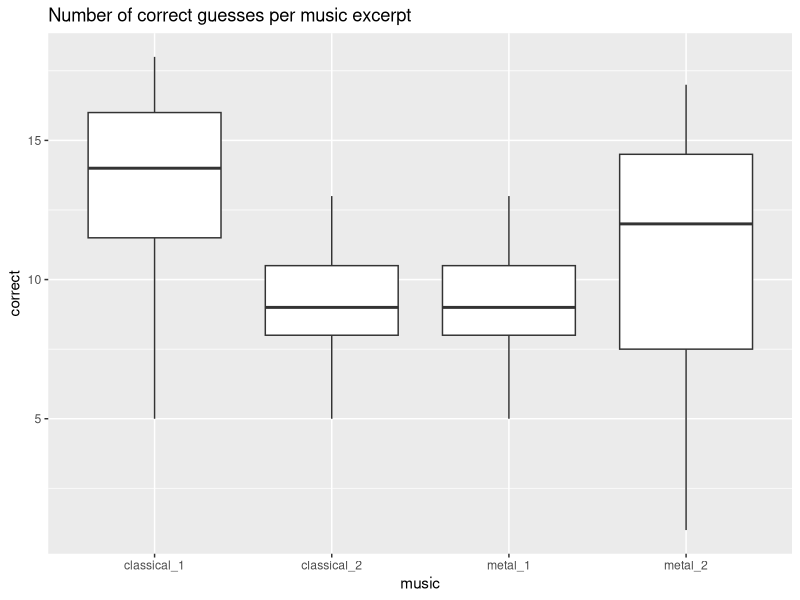
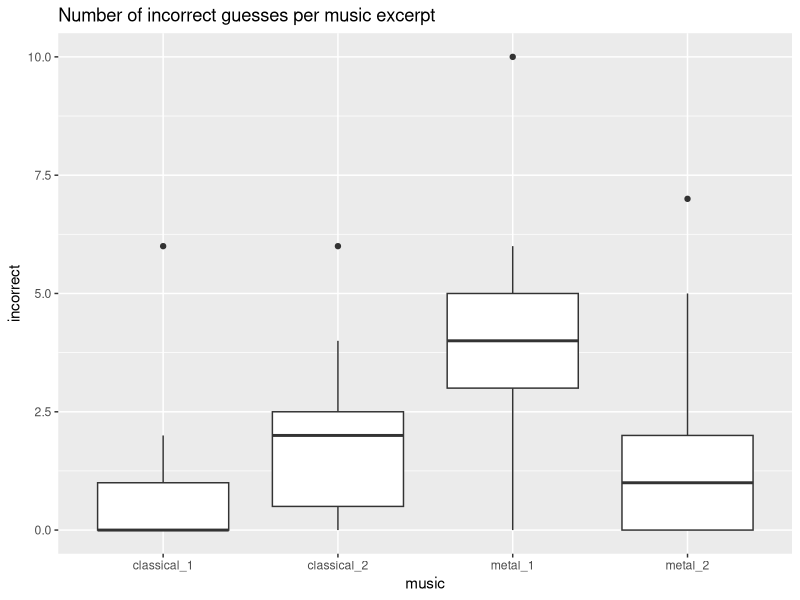

These figures' R source, in order:
## ---- chunk 1
knitr::opts_chunk$set(echo = TRUE)
## ---- chunk 2
# we load the packages
library(dplyr)
library(ggplot2)
library(tidyverse)

# Set seed for reproducability
set.seed(1)

# set working directory
setwd("C:/Users/au672599/OneDrive - Aarhus Universitet/Documents/PhD Rebecca/Summer School/Online studies data")

# load in the data file. Note this only works with a .csv file. Here you need to change the name of the file.

data <- read.csv('survey_data_group1.csv')
data$X <- NULL

# if it worked correctly, you should now see the dataframe 'data' appear in the Environment panel. You can click on it, to open it and check that it looks like your messy data file.
## ---- chunk 3

print(length(unique(data$run_id)))
# whatever outputs here is the number of respondents

# number of total words guessed
print(sum(data$total))

# number of words guessed correctly
print(sum(data$correct))

# number of words guessed incorrectly
print(sum(data$incorrect))

# we can also do this per participant
results_table_per_participant <- data %>%
  group_by(run_id) %>% 
  summarise(total_incorrect = sum(incorrect),
            total_correct= sum(correct),
            total_guesded = sum(total))

# we can also do this per song
results_table_per_music <- data %>%
  group_by(music) %>% 
  summarise(total_incorrect = sum(incorrect),
            total_correct= sum(correct),
            total_guesded = sum(total))

# we can also do per participant, then per music
results_table_per_participant_music <- data %>%
  group_by(run_id, music) %>% 
  summarise(total_incorrect = sum(incorrect),
            total_correct= sum(correct),
            total_guesded = sum(total))
## ---- chunk 4

ggplot(data, aes(x=music, y=correct ))+
geom_boxplot()+
  labs(title = 'Number of correct guesses per music excerpt')

ggplot(data, aes(x=music, y=incorrect ))+
geom_boxplot()+
  labs(title = 'Number of incorrect guesses per music excerpt')

